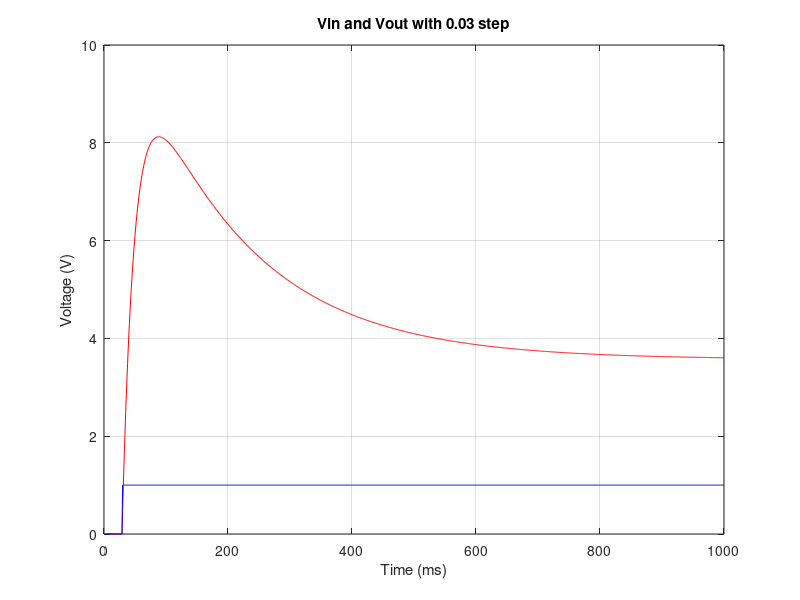
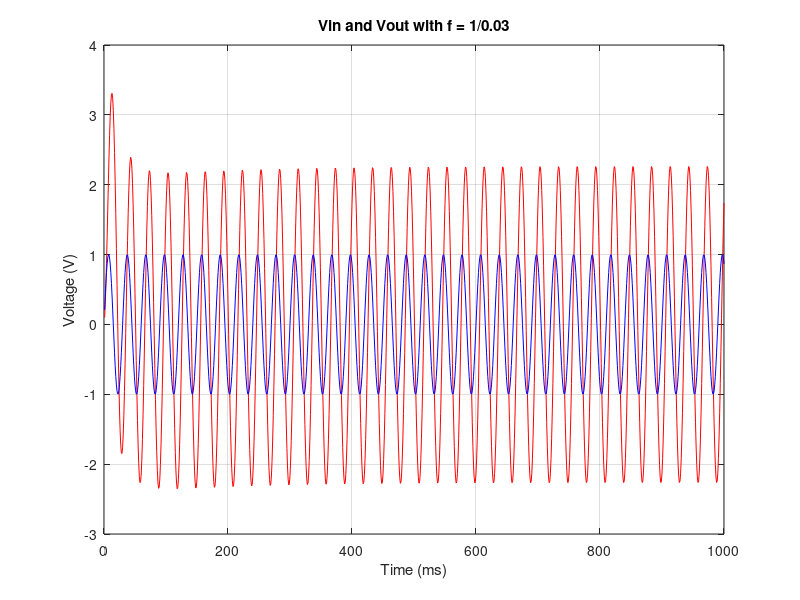
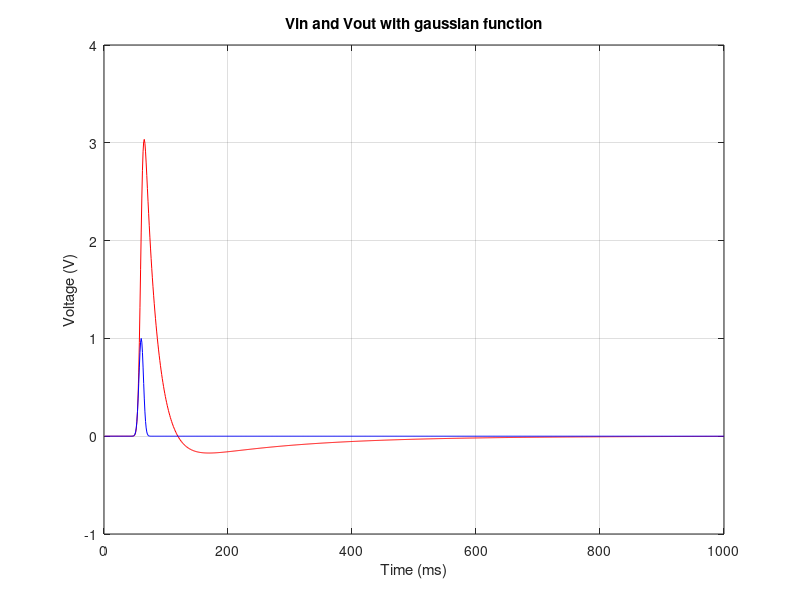
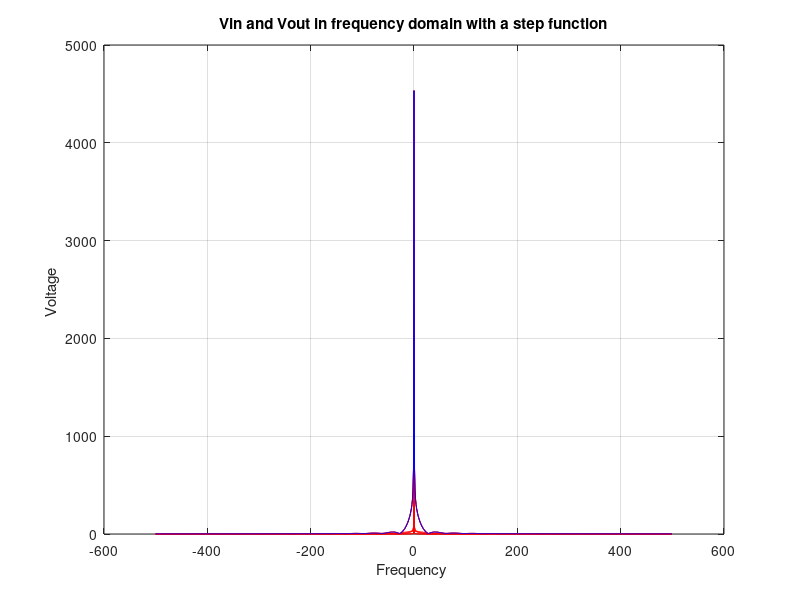

Here is the MATLAB script that generated these plots, in order:
%% Part 2
% In this part ,we plot Vin and Vo by varying Vin as a step , sine function
% and a gaussian pulse. Then , the frequency response of each is plotted.

close all
clear

R1 = 1;
G1 = 1/R1;
c = 0.25;
R2 = 2;
G2 = 1/R2;
L = 0.2;
R3 = 10;
G3 = 1/R3;
a = 100;
R4 = 0.1;
G4 = 1/R4;
Ro = 1000;
Go = 1/Ro;

C = [0 0 0 0 0 0 0
    -c c 0 0 0 0 0
    0 0 -L 0 0 0 0
    0 0 0 0 0 0 0
    0 0 0 0 0 0 0
    0 0 0 0 0 0 0
    0 0 0 0 0 0 0];

G = [1 0 0 0 0 0 0
    -G2 G1+G2 -1 0 0 0 0
    0 1 0 -1 0 0 0
    0 0 -1 G3 0 0 0
    0 0 0 0 -a 1 0
    0 0 0 G3 -1 0 0
    0 0 0 0 0 -G4 G4+Go];
F_on = [1
    0
    0
    0
    0
    0
    0];

F_off = [0
    0
    0
    0
    0
    0
    0];



%With step function input
ts = 1000;
V1 = zeros(7, ts);
Vn_1 = zeros(7, 1);
dt = 1e-3;
for i = 1:ts
    % We solve the equations now and store in V1
    if i < 30
        V1(:,i) = (C./dt+G)\(F_off+C*Vn_1/dt);
    elseif i == 30
        V1(:,i) = (C./dt+G)\(F_on+C*Vn_1/dt);
    else
        V1(:,i) = (C./dt+G)\(F_on+C*Vold/dt);
    end
    Vold = V1(:, i);
    
end
figure(1)
plot(1:ts, V1(7,:), 'r')
hold on
plot(1:ts, V1(1,:), 'b')
title('Vin and Vout with 0.03 step')
xlabel('Time (ms)')
ylabel('Voltage (V)')
grid on

% Now with sine function input

V2 = zeros (7 , ts);
Fsine = zeros (7, 1);

for j= 1:ts
    Fsine(1,1) = sin(2*pi*(1/0.03)*j/ts);
    
    if j==1
        V2(:,j) = (C./dt+G)\(Fsine+C*Vn_1/dt);
    else
        V2(:,j) = (C./dt+G)\(Fsine+C*Vold/dt);
    end
    Vold = V2(:, j);
end

figure(2)
plot(1:ts, V2(7,:), 'r')
hold on
plot(1:ts, V2(1,:), 'b')
title('Vin and Vout with f = 1/0.03')
xlabel('Time (ms)')
ylabel('Voltage (V)')
grid on

% Now we try with a Gaussian pulse

V3 = zeros (7 ,ts);
Fgauss = zeros(7 , 1);

for z = 1:ts
    Fgauss(1,1) = exp (-1/2 * ((z/ts - 0.06)/0.06^2)^2);
    
    if z == 1
        V3 (:,z) = (C./dt+G)\(Fgauss+C*Vn_1/dt);
    else
        V3 (:,z) = (C./dt+G)\(Fgauss+C*Vold/dt);
    end
    Vold = V3(:,z);
end
figure(3)
plot(1:ts, V3(7,:), 'r');
hold on;
plot(1:ts, V3(1,:), 'b');
title('Vin and Vout with gaussian function');
xlabel('Time (ms)');
ylabel('Voltage (V)');
grid on;


% Frequency reponses for each of the inputs
f = (-ts/2:ts/2-1);             

% Frequency response for the step function input
fV1_in = fft(V1.');
fV1_out = fft(V1(7, :));
fsV1_in = fftshift(fV1_in);
fsV1_out = fftshift(fV1_out);
figure(4)
plot(f, abs(fsV1_in), 'r')
hold on
plot(f, abs(fsV1_out), 'b')
title('Vin and Vout in frequency domain with a step function')
xlabel('Frequency ')
ylabel('Voltage ')
grid on

% Frequency response for the sine function input
fV2 = fft(V2.');
fsV2 = fftshift(fV2);
figure(5)
plot(f, abs(fsV2(:, 1)), 'r');
hold on
plot(f, abs(fsV2(:, 7)), 'b');
title('Vin and Vout in frequency domain with a sin function')
xlabel('Frequency')
ylabel('Voltage ')
grid on

% Frequency response for the guassian function input
fV3 = fft(V3.');
fsV3 = fftshift(fV3);
figure(6)
plot(f, abs(fsV3(:, 1)), 'r')
hold on
plot(f, abs(fsV3(:, 7)), 'b')
title('Vin and Vout in frequency domain with a Gaussian function')
xlabel('Frequency')
ylabel('Voltage')
grid on

